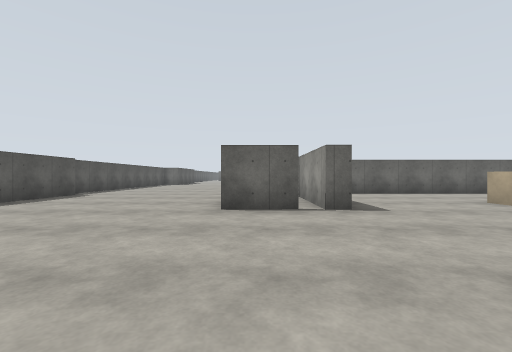
View 1 (above)

24 first-person views from a walk through a Gazebo world. The camera is 1.3 m above the floor, looks level and sees 90° across. The floor is counted in squares, 2 m on a side. Each view is taken from the middle of a square. On the plan, view 1 faces up. The plan holds only what a view shows up to about 9 squares ahead; the rest is blank. The place goes on beyond the plan. The robots in the file are not drawn. Simple patterns stand in for the simulator's built-in surfaces. Surface patterns are stand-ins for the level's own textures.

View 2
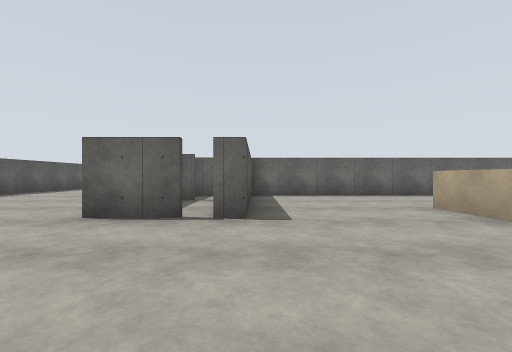

View 3
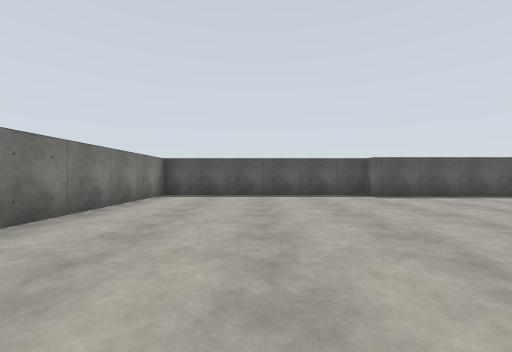

View 4
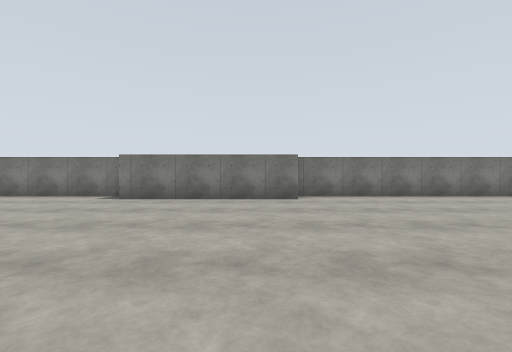

View 5
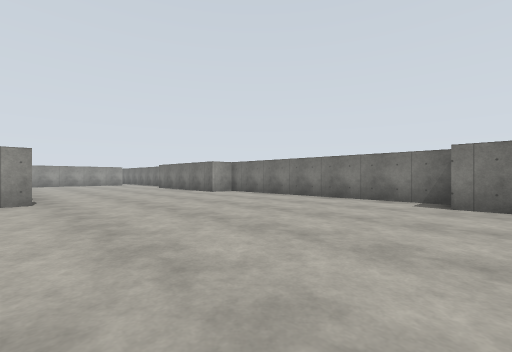

View 6
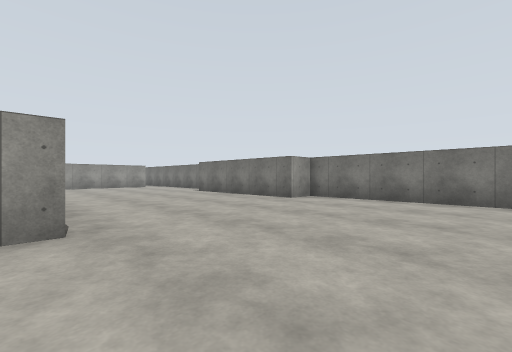

View 7
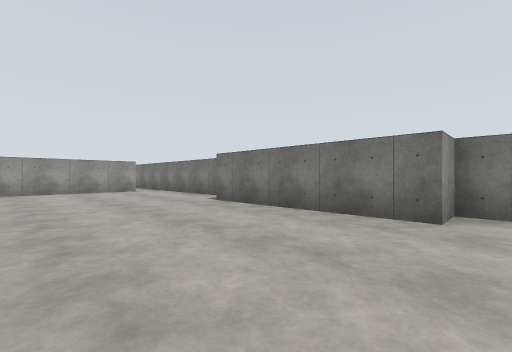

View 8
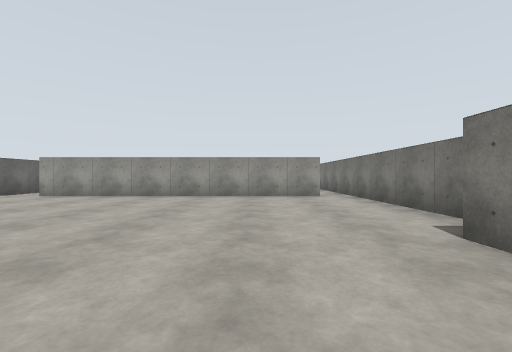

View 9
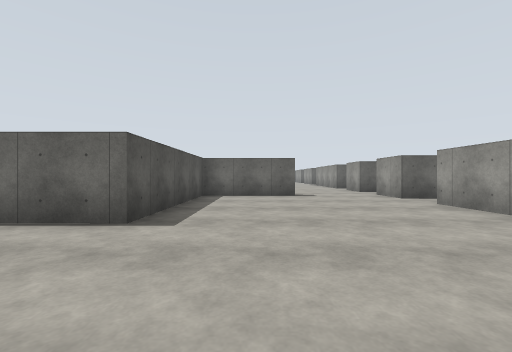

View 10
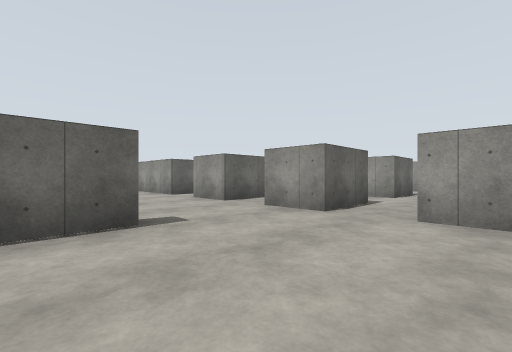

View 11
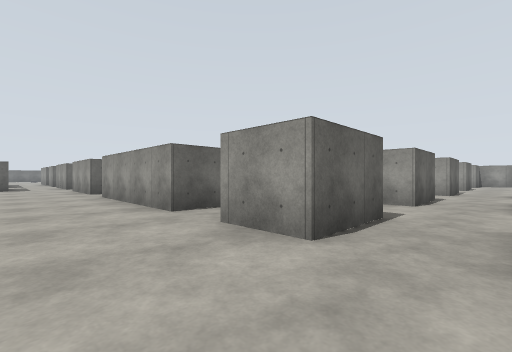

View 12
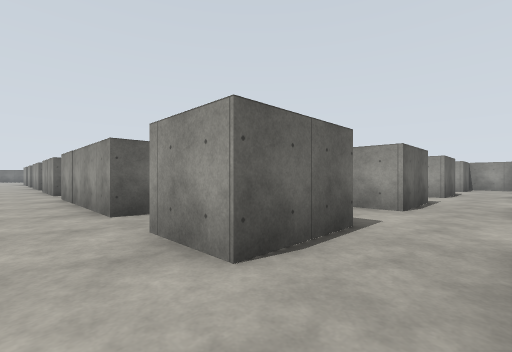

View 13
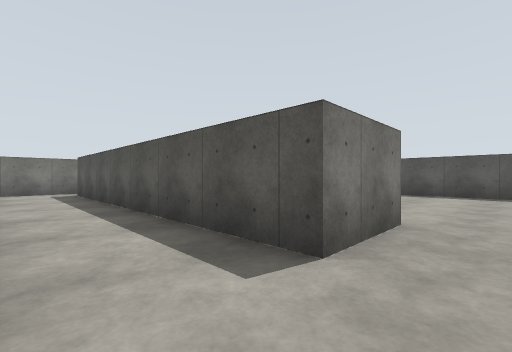

View 14
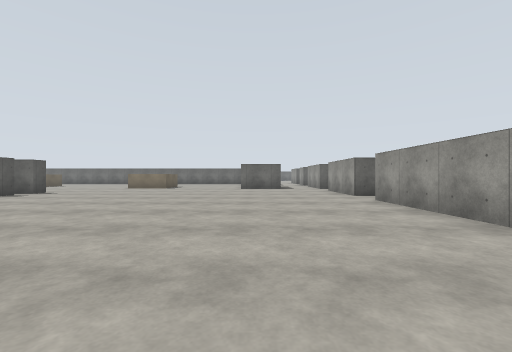

View 15
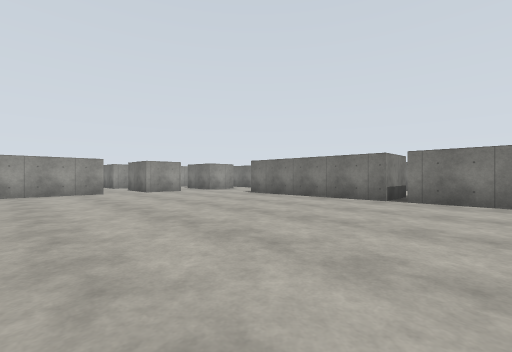

View 16
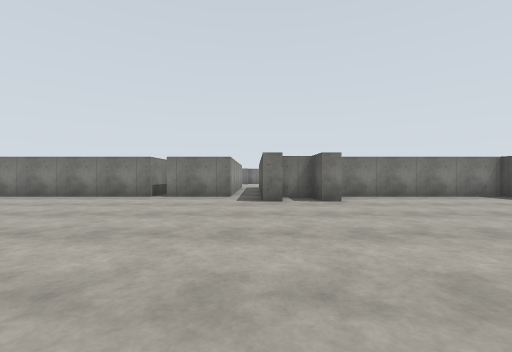

View 17
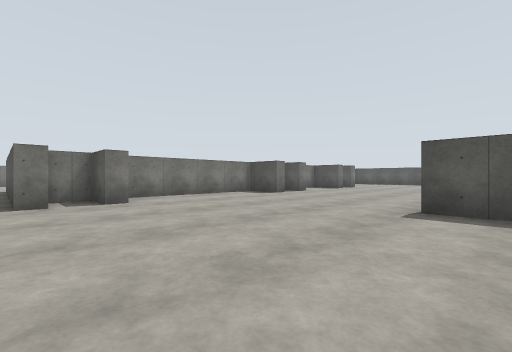

View 18
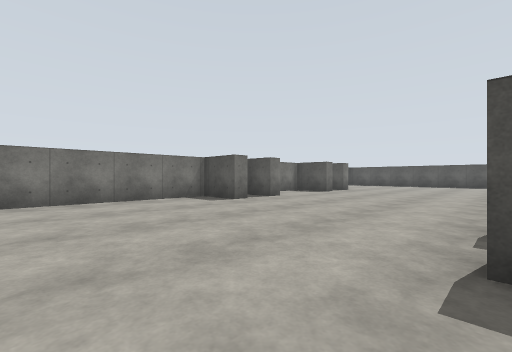

View 19
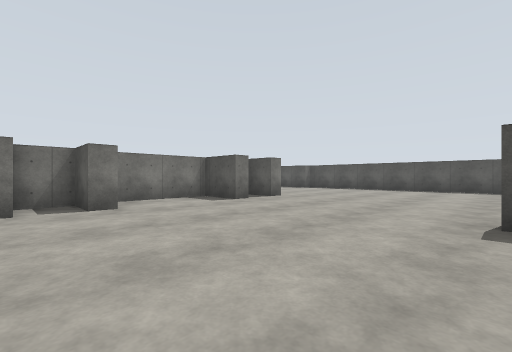

View 20
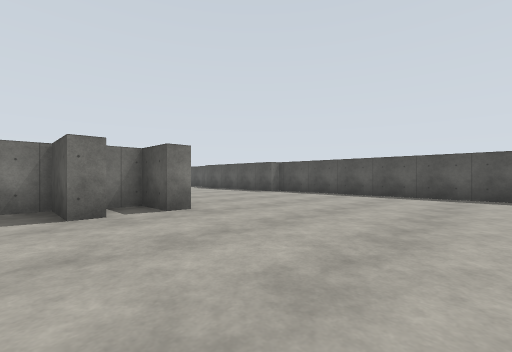

View 21
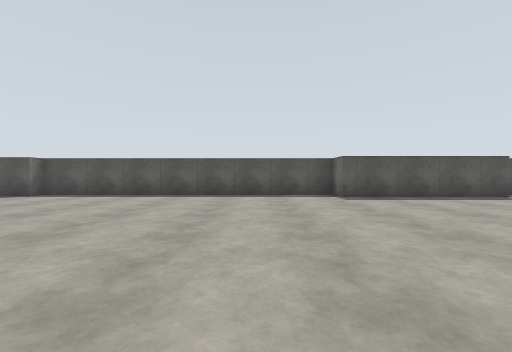

View 22
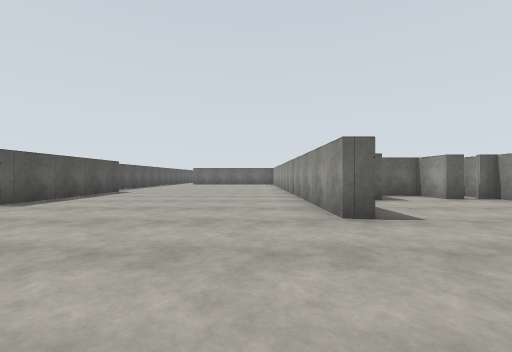

View 23
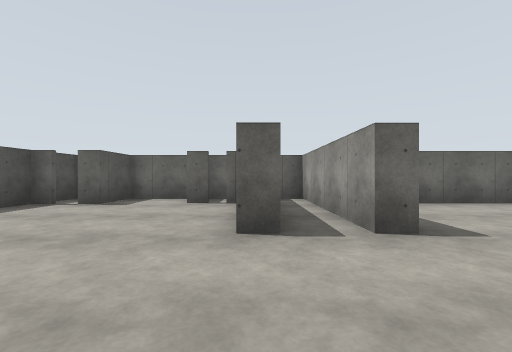

View 24
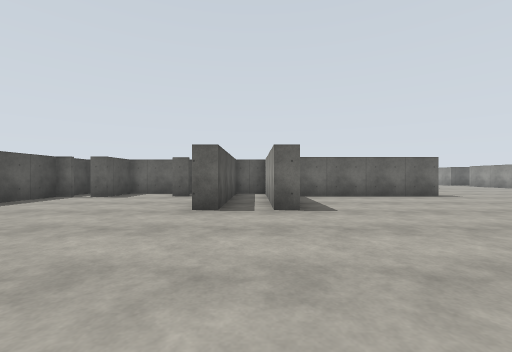

### Floor plan
Points are (right, up) in squares from view 1. A wall is a line through its corners. A room is listed if a view was taken in it or the views show most of it. See-through windows are left out.
Room 1 (views 1, 2, 3, 4, 5, 6, 7, 8, 9, 10, 11, 14, 15, 16, 17, 18, 19, 20, 21, 22, 23, 24)
walls: (10.4, 9.5) (1.8, 9.5) (1.8, 4.9) (1.3, 4.9) (1.3, 8); (11.8, 11.5) (12.3, 11.5) (12.3, 10.3) (13.2, 10.3); (5.8, 11.5) (6.4, 11.5) (6.4, 10) (11.4, 10); (4.9, 10.3) (5.9, 10.3); (13.3, 11.5) (13.8, 11.5) (13.8, 9.4); (4.3, 11.5) (4.9, 11.5); (5.6, 4.5) (5.6, 6.2); (14.8, 10) (16.9, 10); (13.3, 3.5) (13.3, 4); (17.3, 8.3) (17.3, 10) (22.1, 10); (0.8, 11.5) (1.3, 11.5) (1.3, 10) (4, 10); (8.8, 18) (8.8, 16.9) (8.3, 16.9) (8.3, 18.4); (0.9, 4.9) (-0.8, 4.9); (-0.2, 10.3) (0.5, 10.3); (7.3, 18.6) (7.3, 16.9) (6.8, 16.9); (-0.7, 11.5) (-0.2, 11.5); (6.8, 19.8) (6.8, 20.2) (6.3, 20.2); (5.9, 20.2) (5.3, 20.2) (5.3, 21.4) (3.4, 21.4) (3.4, 19.9) (2.9, 19.9); (6.8, 20.8) (6.8, 21.4); (6.9, -3.1) (14.6, -3.1) (14.6, -2.1) (19.8, -2.1); (6.3, 21.4) (5.6, 21.4); (13.8, 20.8) (13.8, 20.2) (9.4, 20.2); (1.8, -2.1) (6.9, -2.1); (22.4, 9.5) (19.2, 9.5) (19.2, 4.5) (17.5, 4.5); (1.8, 21.4) (1.8, 16.9) (1.3, 16.9) (1.3, 21.5); (25.2, 8.4) (25.2, 10); (25.2, 11.4) (25.2, 13); (20.9, -3.1) (25.6, -3.1); (25.2, 14.4) (25.2, 18.9); (-5.7, 21.5) (-5.7, 18.6) (-6.7, 18.6) (-6.7, 8.8) (-6.2, 8.8) (-6.2, 3.8) (-6.7, 3.8) (-6.7, -3.1) (1.8, -3.1); (25.2, -2.1) (25.2, 7); (26, 20.4) (25.2, 20.4) (25.2, 21)
ways out: opening at (26.5, -3) to room 2; opening at (26.5, 8) to room 2; opening at (8, 17.5) to room 3; opening at (26.5, 11); opening at (26.5, 14); opening at (26.5, 20)
Room 2 (views 12, 13)
walls: (25.2, 7) (27.2, 7) (27.2, -2); (27.3, 8.4) (25.2, 8.4); (29.2, 8.4) (29.2, 9.2); (25.6, -3.1) (29, -3.1)
ways out: opening at (26.5, -3) to room 1; opening at (26.5, 8) to room 1; opening at (28.5, 9.5); opening at (30.5, 8)
Room 3 (no view inside)
walls: (7.3, 21) (7.3, 18.6); (8.3, 18.4) (8.3, 21.4) (7.6, 21.4)
ways out: opening at (8, 17.5) to room 1

Where each view was taken, in squares from view 1:
view 1: 0 up, 0 right, facing up
view 2: 1 up, 2 right, facing up
view 3: 0 up, 2 right, facing left
view 4: 5 up, 3 right, facing down
view 5: 4 up, 6 right, facing down-right
view 6: 4 up, 10 right, facing down-right
view 7: 2 up, 14 right, facing down-right
view 8: 0 up, 17 right, facing right
view 9: 1 up, 21 right, facing up
view 10: 6 up, 21 right, facing up-right
view 11: 10 up, 23 right, facing up-right
view 12: 10 up, 28 right, facing up-right
view 13: 8 up, 29 right, facing down-left
view 14: 12 up, 22 right, facing up
view 15: 17 up, 15 right, facing down-right
view 16: 18 up, 14 right, facing down
view 17: 18 up, 14 right, facing down-left
view 18: 17 up, 11 right, facing down-left
view 19: 17 up, 6 right, facing down-left
view 20: 16 up, 2 right, facing down-left
view 21: 16 up, 2 right, facing left
view 22: 13 up, 0 right, facing up
view 23: 14 up, 7 right, facing up
view 24: 12 up, 8 right, facing up
